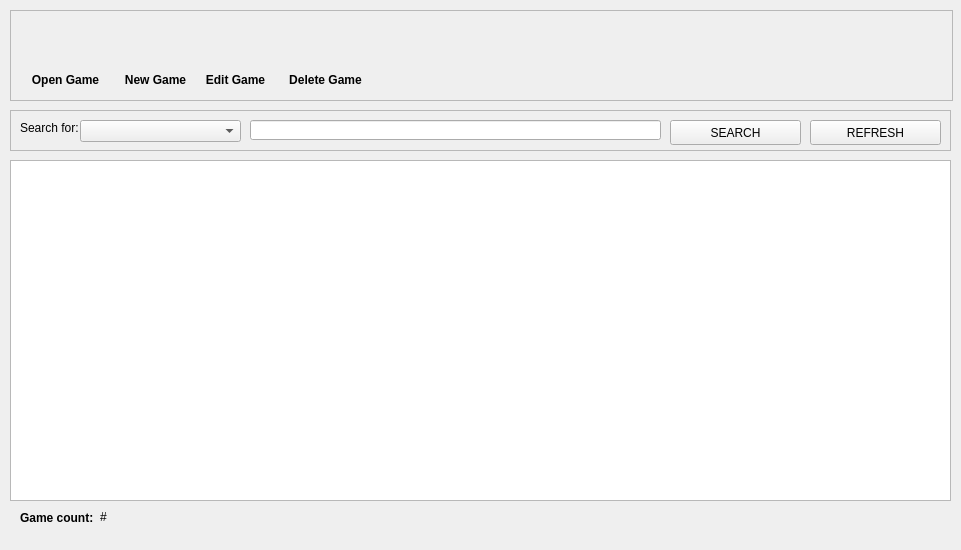
<?xml version="1.0" encoding="UTF-8"?>
<ui version="4.0">
 <class>ListGameForm</class>
 <widget class="QWidget" name="ListGameForm">
  <property name="geometry">
   <rect>
    <x>0</x>
    <y>0</y>
    <width>961</width>
    <height>550</height>
   </rect>
  </property>
  <property name="cursor">
   <cursorShape>ArrowCursor</cursorShape>
  </property>
  <property name="windowTitle">
   <string>Israel's Amazing Gamelist</string>
  </property>
  <widget class="QFrame" name="buttonsFrame">
   <property name="geometry">
    <rect>
     <x>10</x>
     <y>10</y>
     <width>943</width>
     <height>91</height>
    </rect>
   </property>
   <property name="frameShape">
    <enum>QFrame::StyledPanel</enum>
   </property>
   <property name="frameShadow">
    <enum>QFrame::Raised</enum>
   </property>
   <widget class="QPushButton" name="openGameButton">
    <property name="geometry">
     <rect>
      <x>20</x>
      <y>10</y>
      <width>71</width>
      <height>51</height>
     </rect>
    </property>
    <property name="cursor">
     <cursorShape>PointingHandCursor</cursorShape>
    </property>
    <property name="styleSheet">
     <string notr="true">QPushButton:hover
{
	border-style: solid;
   	background-color:#bbdefb;

}

QPushButton:pressed
{
	 	background-color:#0069c0;
}
</string>
    </property>
    <property name="text">
     <string/>
    </property>
    <property name="icon">
     <iconset>
      <normaloff>../assets/open-game-icon.png</normaloff>../assets/open-game-icon.png</iconset>
    </property>
    <property name="iconSize">
     <size>
      <width>50</width>
      <height>50</height>
     </size>
    </property>
    <property name="flat">
     <bool>true</bool>
    </property>
   </widget>
   <widget class="QLabel" name="label">
    <property name="geometry">
     <rect>
      <x>10</x>
      <y>60</y>
      <width>91</width>
      <height>21</height>
     </rect>
    </property>
    <property name="text">
     <string>&lt;html&gt;&lt;head/&gt;&lt;body&gt;&lt;p align=&quot;center&quot;&gt;&lt;span style=&quot; font-weight:600;&quot;&gt;Open Game&lt;/span&gt;&lt;/p&gt;&lt;/body&gt;&lt;/html&gt;</string>
    </property>
   </widget>
   <widget class="QPushButton" name="newGameButton">
    <property name="geometry">
     <rect>
      <x>110</x>
      <y>10</y>
      <width>71</width>
      <height>51</height>
     </rect>
    </property>
    <property name="cursor">
     <cursorShape>PointingHandCursor</cursorShape>
    </property>
    <property name="styleSheet">
     <string notr="true">QPushButton:hover
{
	border-style: solid;
   	background-color:#bbdefb;

}

QPushButton:pressed
{
	 	background-color:#0069c0;
}
</string>
    </property>
    <property name="text">
     <string/>
    </property>
    <property name="icon">
     <iconset>
      <normaloff>../assets/add-game-icon.png</normaloff>../assets/add-game-icon.png</iconset>
    </property>
    <property name="iconSize">
     <size>
      <width>50</width>
      <height>50</height>
     </size>
    </property>
    <property name="flat">
     <bool>true</bool>
    </property>
   </widget>
   <widget class="QLabel" name="label_2">
    <property name="geometry">
     <rect>
      <x>100</x>
      <y>60</y>
      <width>91</width>
      <height>21</height>
     </rect>
    </property>
    <property name="text">
     <string>&lt;html&gt;&lt;head/&gt;&lt;body&gt;&lt;p align=&quot;center&quot;&gt;&lt;span style=&quot; font-weight:600;&quot;&gt;New Game&lt;/span&gt;&lt;/p&gt;&lt;/body&gt;&lt;/html&gt;</string>
    </property>
   </widget>
   <widget class="QLabel" name="label_3">
    <property name="geometry">
     <rect>
      <x>180</x>
      <y>60</y>
      <width>91</width>
      <height>21</height>
     </rect>
    </property>
    <property name="text">
     <string>&lt;html&gt;&lt;head/&gt;&lt;body&gt;&lt;p align=&quot;center&quot;&gt;&lt;span style=&quot; font-weight:600;&quot;&gt;Edit Game&lt;/span&gt;&lt;/p&gt;&lt;/body&gt;&lt;/html&gt;</string>
    </property>
   </widget>
   <widget class="QPushButton" name="editGameButton">
    <property name="geometry">
     <rect>
      <x>190</x>
      <y>10</y>
      <width>71</width>
      <height>51</height>
     </rect>
    </property>
    <property name="cursor">
     <cursorShape>PointingHandCursor</cursorShape>
    </property>
    <property name="styleSheet">
     <string notr="true">QPushButton:hover
{
	border-style: solid;
   	background-color:#bbdefb;

}

QPushButton:pressed
{
	 	background-color:#0069c0;
}
</string>
    </property>
    <property name="text">
     <string/>
    </property>
    <property name="icon">
     <iconset>
      <normaloff>../assets/edit-game.webp</normaloff>../assets/edit-game.webp</iconset>
    </property>
    <property name="iconSize">
     <size>
      <width>50</width>
      <height>50</height>
     </size>
    </property>
    <property name="flat">
     <bool>true</bool>
    </property>
   </widget>
   <widget class="QPushButton" name="deleteGameButton">
    <property name="geometry">
     <rect>
      <x>280</x>
      <y>10</y>
      <width>71</width>
      <height>51</height>
     </rect>
    </property>
    <property name="cursor">
     <cursorShape>PointingHandCursor</cursorShape>
    </property>
    <property name="styleSheet">
     <string notr="true">QPushButton:hover
{
	border-style: solid;
   	background-color:#bbdefb;

}

QPushButton:pressed
{
	 	background-color:#0069c0;
}
</string>
    </property>
    <property name="text">
     <string/>
    </property>
    <property name="icon">
     <iconset>
      <normaloff>../assets/delete-game-icon.png</normaloff>../assets/delete-game-icon.png</iconset>
    </property>
    <property name="iconSize">
     <size>
      <width>50</width>
      <height>50</height>
     </size>
    </property>
    <property name="flat">
     <bool>true</bool>
    </property>
   </widget>
   <widget class="QLabel" name="label_4">
    <property name="geometry">
     <rect>
      <x>270</x>
      <y>60</y>
      <width>91</width>
      <height>21</height>
     </rect>
    </property>
    <property name="text">
     <string>&lt;html&gt;&lt;head/&gt;&lt;body&gt;&lt;p align=&quot;center&quot;&gt;&lt;span style=&quot; font-weight:600;&quot;&gt;Delete Game&lt;/span&gt;&lt;/p&gt;&lt;/body&gt;&lt;/html&gt;</string>
    </property>
   </widget>
  </widget>
  <widget class="QFrame" name="frame">
   <property name="geometry">
    <rect>
     <x>10</x>
     <y>110</y>
     <width>941</width>
     <height>41</height>
    </rect>
   </property>
   <property name="frameShape">
    <enum>QFrame::StyledPanel</enum>
   </property>
   <property name="frameShadow">
    <enum>QFrame::Raised</enum>
   </property>
   <widget class="QComboBox" name="searchbyComboBox">
    <property name="geometry">
     <rect>
      <x>70</x>
      <y>10</y>
      <width>161</width>
      <height>22</height>
     </rect>
    </property>
   </widget>
   <widget class="QLabel" name="label_5">
    <property name="geometry">
     <rect>
      <x>10</x>
      <y>10</y>
      <width>71</width>
      <height>16</height>
     </rect>
    </property>
    <property name="text">
     <string>Search for:</string>
    </property>
   </widget>
   <widget class="QLineEdit" name="parameterLineEdit">
    <property name="geometry">
     <rect>
      <x>240</x>
      <y>10</y>
      <width>411</width>
      <height>20</height>
     </rect>
    </property>
   </widget>
   <widget class="QPushButton" name="searchButton">
    <property name="geometry">
     <rect>
      <x>660</x>
      <y>10</y>
      <width>131</width>
      <height>25</height>
     </rect>
    </property>
    <property name="text">
     <string>SEARCH</string>
    </property>
    <property name="icon">
     <iconset>
      <normaloff>../assets/search-icon.png</normaloff>../assets/search-icon.png</iconset>
    </property>
   </widget>
   <widget class="QPushButton" name="refreshButton">
    <property name="geometry">
     <rect>
      <x>800</x>
      <y>10</y>
      <width>131</width>
      <height>25</height>
     </rect>
    </property>
    <property name="text">
     <string>REFRESH</string>
    </property>
    <property name="icon">
     <iconset>
      <normaloff>../assets/refresh-icon.png</normaloff>../assets/refresh-icon.png</iconset>
    </property>
   </widget>
  </widget>
  <widget class="QTableWidget" name="listGamesTable">
   <property name="geometry">
    <rect>
     <x>10</x>
     <y>160</y>
     <width>941</width>
     <height>341</height>
    </rect>
   </property>
  </widget>
  <widget class="QLabel" name="label_6">
   <property name="geometry">
    <rect>
     <x>20</x>
     <y>510</y>
     <width>81</width>
     <height>16</height>
    </rect>
   </property>
   <property name="text">
    <string>&lt;html&gt;&lt;head/&gt;&lt;body&gt;&lt;p&gt;&lt;span style=&quot; font-weight:600;&quot;&gt;Game count:&lt;/span&gt;&lt;/p&gt;&lt;/body&gt;&lt;/html&gt;</string>
   </property>
  </widget>
  <widget class="QLabel" name="gameQtyLabel">
   <property name="geometry">
    <rect>
     <x>100</x>
     <y>510</y>
     <width>47</width>
     <height>13</height>
    </rect>
   </property>
   <property name="text">
    <string>#</string>
   </property>
  </widget>
  <zorder>frame</zorder>
  <zorder>buttonsFrame</zorder>
  <zorder>listGamesTable</zorder>
  <zorder>label_6</zorder>
  <zorder>gameQtyLabel</zorder>
 </widget>
 <resources/>
 <connections/>
</ui>
